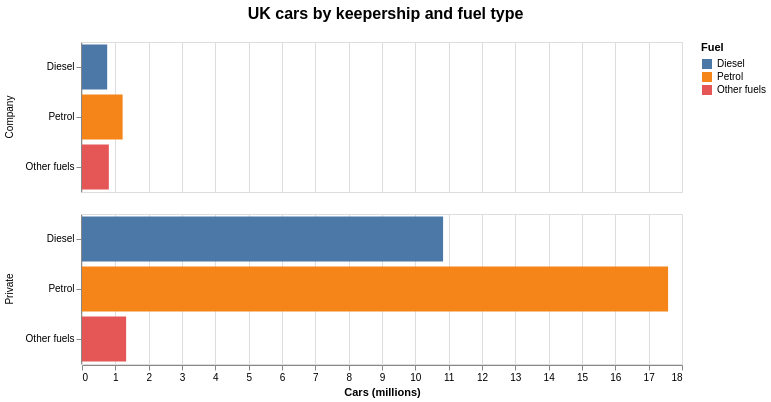

Source (Vega-Lite JSON):
### Vega-Lite specification from a JSON file in a GitHub repository (floating-point values rounded to 4 significant figures)
{"config": {"view": {"continuousWidth": 400, "continuousHeight": 300}, "title": {"anchor": "middle", "dy": -16, "fontSize": 16}}, "data": {"name": "data-7d604d83794ab3072151f727f6557710"}, "mark": "bar", "encoding": {"color": {"field": "Fuel", "sort": ["Diesel", "Petrol", "Other fuels"], "type": "nominal"}, "row": {"field": "Keepership", "title": null, "type": "nominal"}, "tooltip": [{"field": "Fuel", "type": "nominal"}, {"field": "2022 Q3", "type": "quantitative"}], "x": {"field": "2022 Q3", "title": "Cars (millions)", "type": "quantitative"}, "y": {"field": "Fuel", "sort": ["Diesel", "Petrol", "Other fuels"], "title": null, "type": "nominal"}}, "height": 150, "title": "UK cars by keepership and fuel type", "width": 600, "$schema": "https://vega.github.io/schema/vega-lite/v4.17.0.json", "datasets": {"data-7d604d83794ab3072151f727f6557710": [{"Keepership": "Company", "Fuel": "Diesel", "2022 Q3": 0.7557}, {"Keepership": "Company", "Fuel": "Other fuels", "2022 Q3": 0.8053}, {"Keepership": "Company", "Fuel": "Petrol", "2022 Q3": 1.218}, {"Keepership": "Private", "Fuel": "Diesel", "2022 Q3": 10.83}, {"Keepership": "Private", "Fuel": "Other fuels", "2022 Q3": 1.324}, {"Keepership": "Private", "Fuel": "Petrol", "2022 Q3": 17.58}]}}
